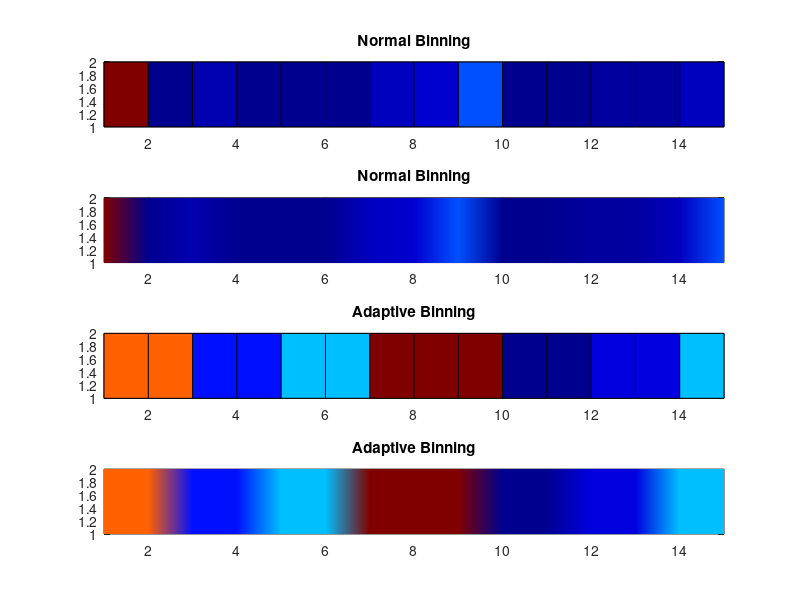

The MATLAB script that drew this image:
% AdaptiveBinning
% based on (Skaggs, 1996)

% ********TESTING**********

% Time per bin
occ =[1,2,5,7,6,5,40,60,20,3,4,10,11,4,1];
% Spikes per bin
Smatrix=[5,0,1,0,0,0,10,20,19,0,0,1,1,1,1];
% scaling factor



% MAIN LOOP

binned=[]; Smatrixbin=Smatrix(1); occbin=occ(1); binNum=1; Scaling=100;
for i=1:length(occ)
    if Smatrixbin>Scaling/(occbin^2*(binNum/2)^2)
        FR=Smatrixbin/occbin; binned=[binned,FR];
        if i+1>length(occ); break; end
        binNum=1; Smatrixbin=Smatrix(i+1); occbin=occ(i+1);
        continue
    end
    if i+1>length(occ); 
        binNum=2; Smatrixbin=Smatrixbin+Smatrix(i-1); occbin=occbin+occ(i-1);
        for ii=1:length(occ)
            if Smatrixbin>Scaling/(occbin^2*(binNum/2)^2)
                FR=Smatrixbin/occbin; binned=[binned,FR]; 
                break
            end
            binNum=binNum+1; Smatrixbin=Smatrixbin+Smatrix(i-1); occbin=occbin+occ(i-1);
        end
        break 
    end
    binNum=binNum+1; Smatrixbin=Smatrixbin+Smatrix(i+1); occbin=occbin+occ(i+1);
end

% RESIZE
binned=imresize(binned,[1,length(Smatrix)],'nearest');
% COMPARE

figure(1); subplot(4,1,1); pcolor([(Smatrix./occ);(Smatrix./occ)])
 colormap jet
title('Normal Binning')
subplot(4,1,2); pcolor([(Smatrix./occ);(Smatrix./occ)])
 colormap jet; shading interp
title('Normal Binning')

subplot(4,1,3); pcolor([binned;binned])
colormap jet
title('Adaptive Binning')
subplot(4,1,4); pcolor([binned;binned])
colormap jet; shading interp
title('Adaptive Binning')


